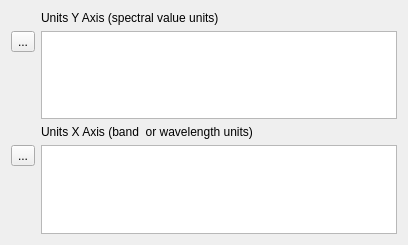
<?xml version="1.0" encoding="UTF-8"?>
<ui version="4.0">
 <class>Form</class>
 <widget class="QWidget" name="Form">
  <property name="geometry">
   <rect>
    <x>0</x>
    <y>0</y>
    <width>408</width>
    <height>245</height>
   </rect>
  </property>
  <property name="windowTitle">
   <string>Form</string>
  </property>
  <layout class="QFormLayout" name="formLayout">
   <item row="1" column="1">
    <widget class="QPlainTextEdit" name="tbYUnits"/>
   </item>
   <item row="3" column="1">
    <widget class="QPlainTextEdit" name="tbXUnits"/>
   </item>
   <item row="0" column="1">
    <widget class="QLabel" name="label">
     <property name="text">
      <string>Units Y Axis (spectral value units)</string>
     </property>
    </widget>
   </item>
   <item row="2" column="1">
    <widget class="QLabel" name="label_2">
     <property name="text">
      <string>Units X Axis (band  or wavelength units)</string>
     </property>
    </widget>
   </item>
   <item row="1" column="0">
    <widget class="QToolButton" name="tbResetY">
     <property name="text">
      <string>...</string>
     </property>
    </widget>
   </item>
   <item row="3" column="0">
    <widget class="QToolButton" name="tbResetX">
     <property name="text">
      <string>...</string>
     </property>
    </widget>
   </item>
  </layout>
  <action name="actionResetY">
   <property name="icon">
    <iconset resource="../../../../../QGIS/images/images.qrc">
     <normaloff>:/images/themes/default/mActionUndo.svg</normaloff>:/images/themes/default/mActionUndo.svg</iconset>
   </property>
   <property name="text">
    <string>Reset</string>
   </property>
   <property name="toolTip">
    <string>Reset to previous values</string>
   </property>
  </action>
  <action name="actionResetX">
   <property name="icon">
    <iconset resource="../../../../../QGIS/images/images.qrc">
     <normaloff>:/images/themes/default/mActionUndo.svg</normaloff>:/images/themes/default/mActionUndo.svg</iconset>
   </property>
   <property name="text">
    <string>Reset</string>
   </property>
   <property name="toolTip">
    <string>Reset to previous values</string>
   </property>
  </action>
 </widget>
 <resources>
  <include location="../../../../../QGIS/images/images.qrc"/>
 </resources>
 <connections/>
</ui>
